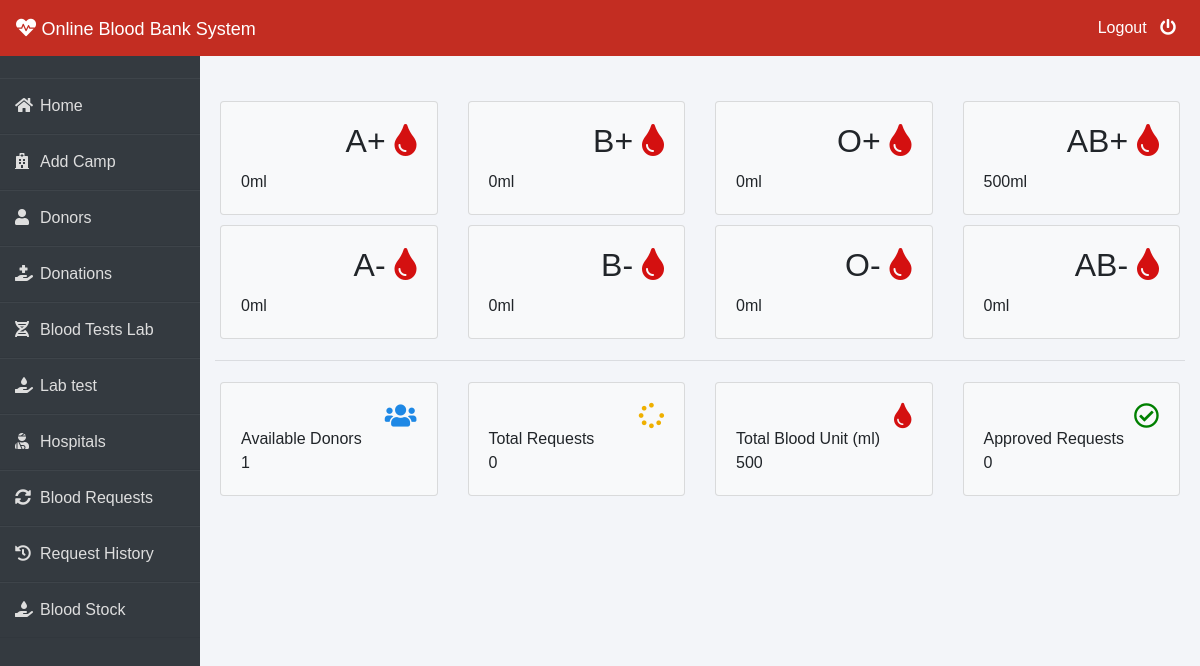
Page /admin-dashboard (signed in) on the committed database.
### blood/models.py (models this page shows, shortened)
class Stock(models.Model):
    bloodgroup = models.CharField(max_length=10)
    unit = models.PositiveIntegerField(default=0)

### blood/views.py (the view)
# urls.py: path('admin-dashboard', views.admin_dashboard_view,name='admin-dashboard'),
@login_required(login_url='adminlogin')
def admin_dashboard_view(request):
    totalunit = models.Stock.objects.aggregate(Sum('unit'))
    dict = {
        'A1': models.Stock.objects.get(bloodgroup="A+"),
        'A2': models.Stock.objects.get(bloodgroup="A-"),
        'B1': models.Stock.objects.get(bloodgroup="B+"),
        'B2': models.Stock.objects.get(bloodgroup="B-"),
        'AB1': models.Stock.objects.get(bloodgroup="AB+"),
        'AB2': models.Stock.objects.get(bloodgroup="AB-"),
        'O1': models.Stock.objects.get(bloodgroup="O+"),
        'O2': models.Stock.objects.get(bloodgroup="O-"),
        'totaldonors': dmodels.Donor.objects.all().count(),
        'totalbloodunit': totalunit['unit__sum'],
        'totalrequest': models.BloodRequest.objects.all().count(),
        'totalapprovedrequest': models.BloodRequest.objects.all().filter(status='Approved').count()
    }
    return render(request, 'blood/admin_dashboard.html', context=dict)

### templates/blood/admin_dashboard.html
{% extends 'blood/adminbase.html' %}
{% block content %}
<br><br>
<div class="container">
    <div class="row">
        <div class="col-sm-3">
          <div class="card bg-light">
            <div class="card-body">
                <div class="blood">
                    <h2>A+ <i class="fas fa-tint" ></i></h2>
                </div><br><br>
                <div>
                    {{A1.unit}}ml
                </div>
            </div>
          </div>
        </div>
        <div class="col-sm-3">
            <div class="card bg-light">
                <div class="card-body">
                    <div class="blood">
                        <h2>B+ <i class="fas fa-tint"></i></h2>
                    </div><br><br>
                    <div>
                      {{B1.unit}}ml
                    </div>
                </div>
              </div>
        </div>
        <div class="col-sm-3">
            <div class="card bg-light">
                <div class="card-body">
                    <div class="blood">
                        <h2>O+ <i class="fas fa-tint"></i></h2>
                    </div><br><br>
                    <div>
                      {{O1.unit}}ml
                    </div>
                </div>
              </div>
          </div>
          <div class="col-sm-3">
            <div class="card bg-light">
                <div class="card-body">
                    <div class="blood">
                        <h2>AB+ <i class="fas fa-tint"></i></h2>
                    </div><br><br>
                    <div>
                      {{AB1.unit}}ml
                    </div>
                </div>
              </div>
          </div>
      </div>
      <div class="row">
        <div class="col-sm-3">
          <div class="card bg-light">
            <div class="card-body">
                <div class="blood">
                    <h2>A- <i class="fas fa-tint"></i></h2>
                </div><br><br>
                <div>
                  {{A2.unit}}ml
                </div>
            </div>
          </div>
        </div>
        <div class="col-sm-3">
            <div class="card bg-light">
                <div class="card-body">
                    <div class="blood">
                        <h2>B- <i class="fas fa-tint"></i></h2>
                    </div><br><br>
                    <div>
                      {{B2.unit}}ml
                    </div>
                </div>
              </div>
        </div>
        <div class="col-sm-3">
            <div class="card bg-light">
                <div class="card-body">
                    <div class="blood">
                        <h2>O- <i class="fas fa-tint"></i></h2>
                    </div><br><br>
                    <div>
                      {{O2.unit}}ml
                    </div>
                </div>
              </div>
          </div>
          <div class="col-sm-3">
            <div class="card bg-light">
                <div class="card-body">
                    <div class="blood">
                        <h2>AB- <i class="fas fa-tint"></i></h2>
                    </div><br><br>
                    <div>
                      {{AB2.unit}}ml
                    </div>
                </div>
              </div>
          </div>
      </div>
<hr>
    <div class="row">
      <div class="col-sm-3">
        <div class="card bg-light">
          <div class="card-body">
              <div class="blood">
                  <i class="fas fa-users" style="color: #1e88e5;"></i>
              </div><br>
              <div>
                  Available Donors <br>
                  {{totaldonors}}
              </div>
          </div>
        </div>
      </div>
      <div class="col-sm-3">
          <div class="card bg-light">
              <div class="card-body">
                  <div class="blood">
                      <i class="fas fa-spinner" style="color:#efb000;"></i>
                  </div><br>
                  <div>
                      Total Requests <br>
                     {{totalrequest}}
                  </div>
              </div>
            </div>
      </div>
        <div class="col-sm-3">
          <div class="card bg-light">
              <div class="card-body">
                  <div class="blood">
                      <i class="fas fa-tint xyz" style="color:#d41010;"></i>
                  </div><br>
                  <div>
                      Total Blood Unit (ml) <br>
                      {{totalbloodunit}}
                  </div>
              </div>
            </div>
        </div>
        <div class="col-sm-3">
            <div class="card bg-light">
                <div class="card-body">
                    <div class="blood">
                        <i class="far fa-check-circle" style="color:green;"></i>
                    </div><br>
                    <div>
                        Approved Requests <br>
                        {{totalapprovedrequest}}
                    </div>
                </div>
              </div>
          </div>
    </div>
</div>
{% endblock content %}

### templates/blood/adminbase.html (style rules this page uses)
.row { padding: 5px; }
.fa-tint { color: #d41010 }
.blood { float: right; }
.fa-users { color: blue; font-size: 3ex; }
.fa-spinner { color: blue; font-size: 3ex; }
.fa-check-circle { color: blue; font-size: 3ex; }
.xyz { color: blue; font-size: 3ex; }
* { margin: 0; padding: 0; box-sizing: border-box; list-style: none; text-decoration: none; font-family: 'Josefin Sans', sans-serif; }
body { background-color: #f3f5f9; }

### rows in the picture
Stock: unit "0"
Stock: unit "0"
Stock: unit "0"
Stock: unit "500"
Stock: unit "0"
Stock: unit "0"
Stock: unit "0"
Stock: unit "0"

### other values in the picture
{{ totaldonors }} "1"
{{ totalrequest }} "0"
{{ totalbloodunit }} "500"
{{ totalapprovedrequest }} "0"
